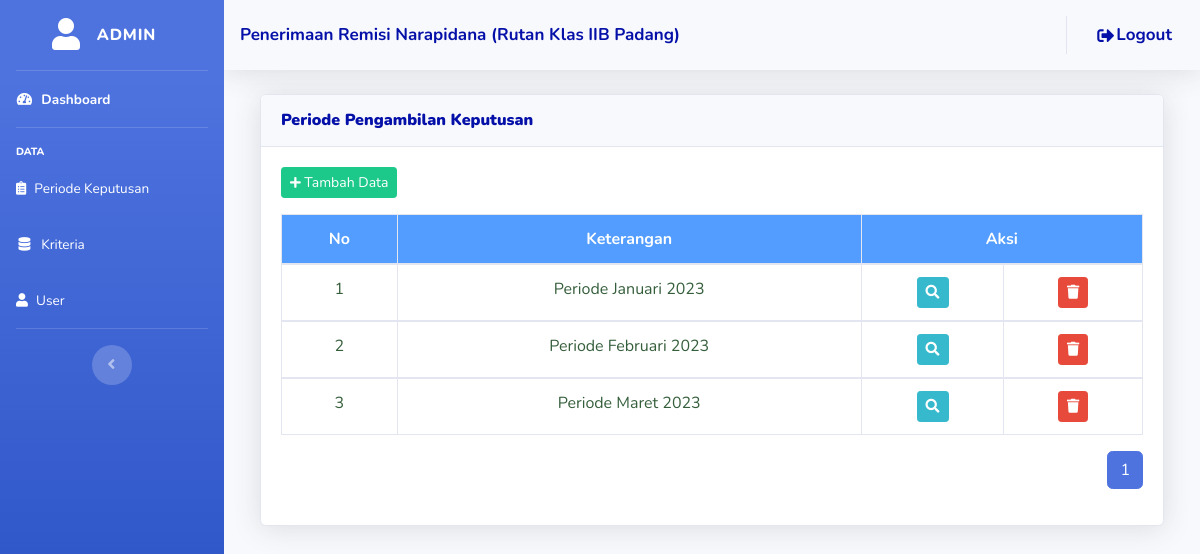
/admin/periodekeputusan.php (signed in), run on an earlier commit of the app's database.
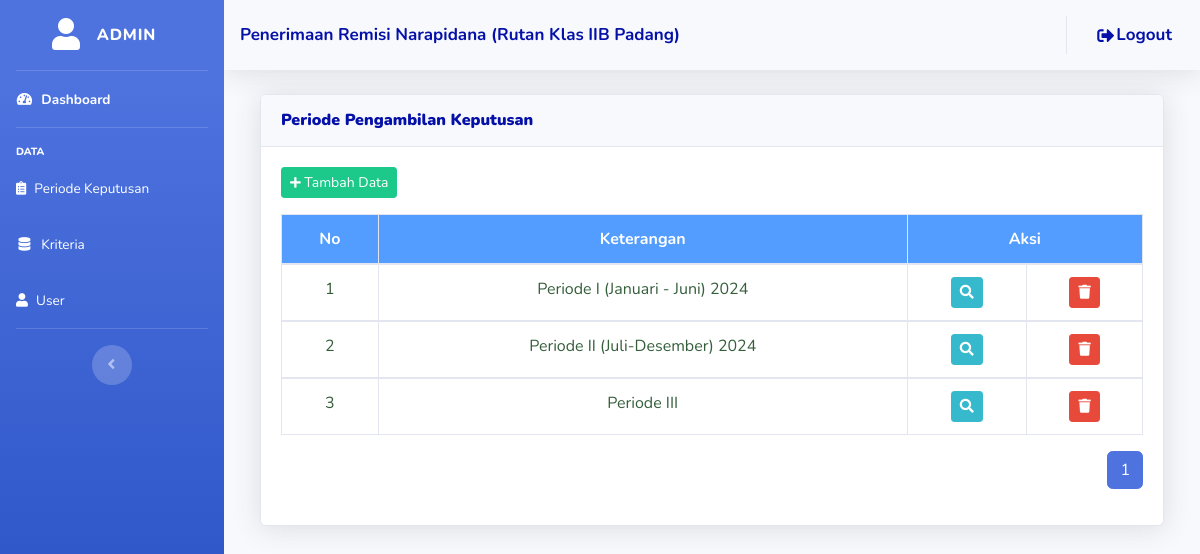
And on a later commit of the database.
### tables this page shows
CREATE TABLE `tbl_periode` (
  `id_periode` int(11) NOT NULL,
  `keterangan` varchar(255) NOT NULL
);

### admin/periodekeputusan.php (the view, shortened to what this page needs)
<?php
  include ("style/header.php");
  include ("style/sidebarawal.php");
?>
<div class="container-fluid">
  <div class="col-lg-12">
    <div class="card shadow mt-3 mb-3">
      <div class="card-header py-3">
        <h6 class="m-0 font-weight-bold" style="color: #0510a8"> <b>Periode Pengambilan Keputusan</b></h6>
      </div>
      <div class="card-body">
<?php
  include ("../config/koneksi.php");
?>
<?php
$itemsPerPage = 8;
$totalData = mysqli_num_rows(mysqli_query($konek, "SELECT * FROM tbl_periode"));
$totalPages = ceil($totalData / $itemsPerPage);
$currentPage = isset($_GET['page']) ? intval($_GET['page']) : 1;
?>
        <button class="btn btn-sm btn-success mb-3" data-toggle="modal" data-target="#tambah_mobil"><i class="fas fa-plus fa-sm"></i> Tambah Data</button>
      <div class="table-responsive">
        <table class="table table-bordered">
          <thead>
            <tr align="center" style="background-color: #529dff; color: #ffff">
              <th>No</th>
              <th>Keterangan</th>
              <th colspan="3">Aksi</th>
            </tr>
          </thead>
          <?php
            include("../config/koneksi.php");
            $no=1;
            $sql = mysqli_query($konek, "SELECT * FROM tbl_periode ORDER BY id_periode ASC");
            while($array = mysqli_fetch_assoc($sql)){
          ?>
          <tbody>
            <tr style="color: #355E3B" align="center">
              <td><?php echo $no++; ?></td>
              <td><?php echo $array['keterangan']; ?></td>
              <td><a href="proses/index.php?idp=<?php echo $array['id_periode'];?>"><i class="btn btn-info btn-sm"><span class="fas fa-search"></span></i></a></td>
              <td><a href="hapus_periodekeputusan.php?idp=<?php echo $array['id_periode']; ?>"><i class="btn btn-danger btn-sm" onclick="return confirm('Apakah Data Periode Pengambilan Keputusan ini akan dihapus?')"><span class="fas fa-trash"></span></i></a></td>
            </tr>
          </tbody>
          <?php
          }
          ?>
        </table>
    <nav aria-label="Pagination">
      <ul class="pagination justify-content-end">
      <?php
      for ($page = 1; $page <= $totalPages; $page++) {
        echo '<li class="page-item ' . ($page === $currentPage ? 'active' : '') . '">
            <a class="page-link" href="?page=' . $page . '">' . $page . '</a>
          </li>';
      }
      ?>
    </ul>
  </nav>
      </div>
      </div>
    </div>
  </div>
</div>
<?php
  include ("style/footer.php");
?>

What changed in the data, as far as the page shows it:
removed tbl_periode: keterangan "Periode Januari 2023"
removed tbl_periode: keterangan "Periode Februari 2023"
removed tbl_periode: keterangan "Periode Maret 2023"
added tbl_periode: keterangan "Periode I (Januari - Juni) 2024"
added tbl_periode: keterangan "Periode II (Juli-Desember) 2024"
added tbl_periode: keterangan "Periode III"
